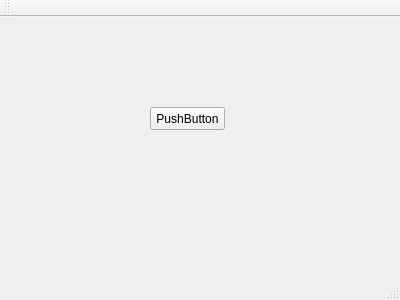
<?xml version="1.0" encoding="UTF-8"?>
<ui version="4.0">
 <class>Client</class>
 <widget class="QMainWindow" name="Client">
  <property name="geometry">
   <rect>
    <x>0</x>
    <y>0</y>
    <width>400</width>
    <height>300</height>
   </rect>
  </property>
  <property name="windowTitle">
   <string>Client</string>
  </property>
  <widget class="QWidget" name="centralWidget">
   <widget class="QPushButton" name="pushButton">
    <property name="geometry">
     <rect>
      <x>150</x>
      <y>90</y>
      <width>75</width>
      <height>23</height>
     </rect>
    </property>
    <property name="text">
     <string>PushButton</string>
    </property>
   </widget>
  </widget>
  <widget class="QMenuBar" name="menuBar">
   <property name="geometry">
    <rect>
     <x>0</x>
     <y>0</y>
     <width>400</width>
     <height>23</height>
    </rect>
   </property>
  </widget>
  <widget class="QToolBar" name="mainToolBar">
   <attribute name="toolBarArea">
    <enum>TopToolBarArea</enum>
   </attribute>
   <attribute name="toolBarBreak">
    <bool>false</bool>
   </attribute>
  </widget>
  <widget class="QStatusBar" name="statusBar"/>
 </widget>
 <layoutdefault spacing="6" margin="11"/>
 <resources/>
 <connections/>
</ui>
